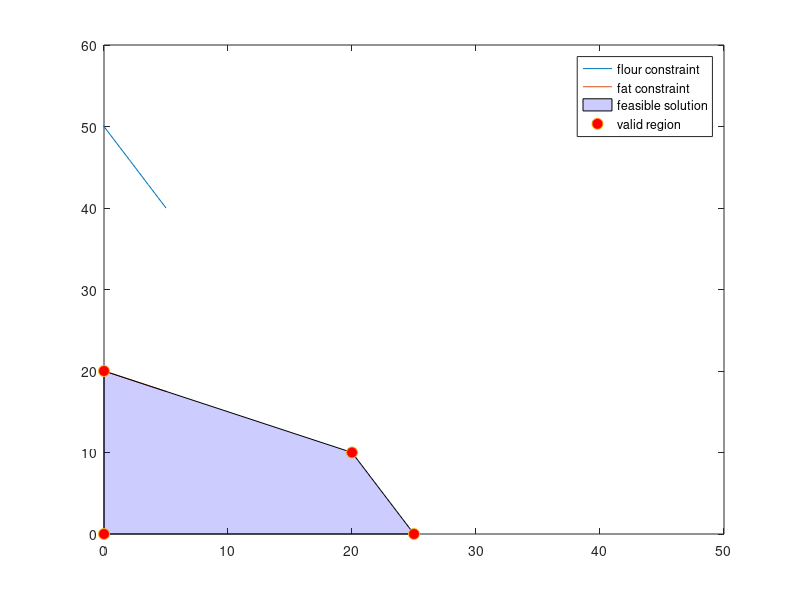

This figure's MATLAB source:
clc; clear;

A = [200 100; 25 50]; 
b = [5000; 1000];

line1 = @(x) (b(1) - A(1,1) * x) / A(1,2);
line2 = @(x) (b(2) - A(2,1) * x) / A(2,2);
z = @(x, y) x + y;

fplot(line1)
hold on 
fplot(line2)

xlim([0 50])
ylim([0 60])

intersection = (A \ b)';
xintercepts = (b ./ A(:,1))';
yintercepts = (b ./ A(:,2))';

xpoint = [];

if A(1,1)*xintercepts(1) <= b(1) & A(2,1)*xintercepts(1) <= b(2)
    xpoint(end+1) = xintercepts(1);
elseif A(1,1)*xintercepts(2) <= b(1) & A(2,1)*xintercepts(2) <= b(2)
    xpoint(end+1) = xintercepts(2);
end

ypoint = [];

if A(1,2)*yintercepts(1) <= b(1) & A(2,2)*yintercepts(1) <= b(2)
    ypoint(end+1) = yintercepts(1);
elseif A(1,2)*yintercepts(2) <= b(1) & A(2,2)*yintercepts(2) <= b(2)
    ypoint(end+1) = yintercepts(2);
end

points = [[0,0]; [xpoint, 0]; [intersection(1), intersection(2)]; [0, ypoint]];

fill(points(:,1), points(:,2), 'b', "FaceAlpha",0.2)
plot(points(:,1), points(:,2), 'o', "MarkerSize", 8, "MarkerFaceColor","r")

legend("flour constraint", "fat constraint", "feasible solution", "valid region")

fprintf("%7s %8s", ["Point", "Z"])
fprintf("%7s %8s", ["=====", "="])
for i = 1: 4
fprintf("(%3i,%3i)    %3i\n", points(i,1), points(i,2), z(points(i,1), points(i,2)));
end
